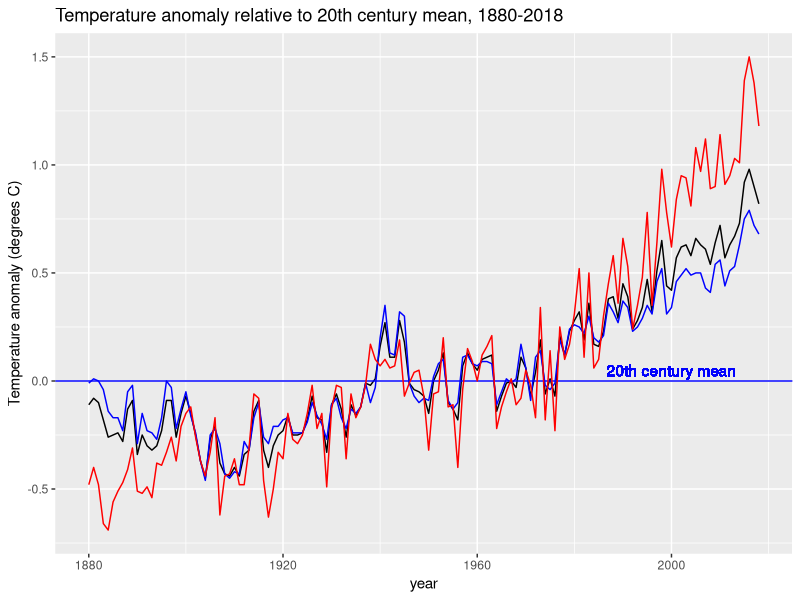
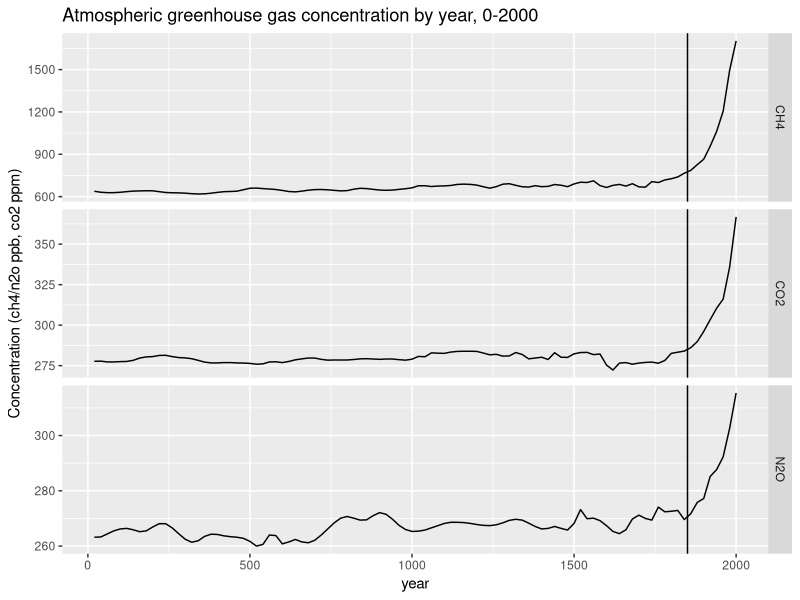
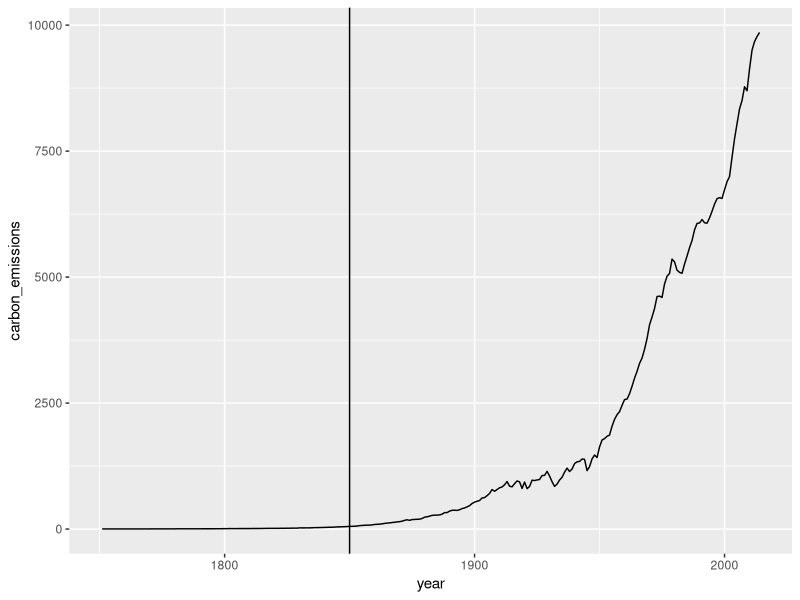
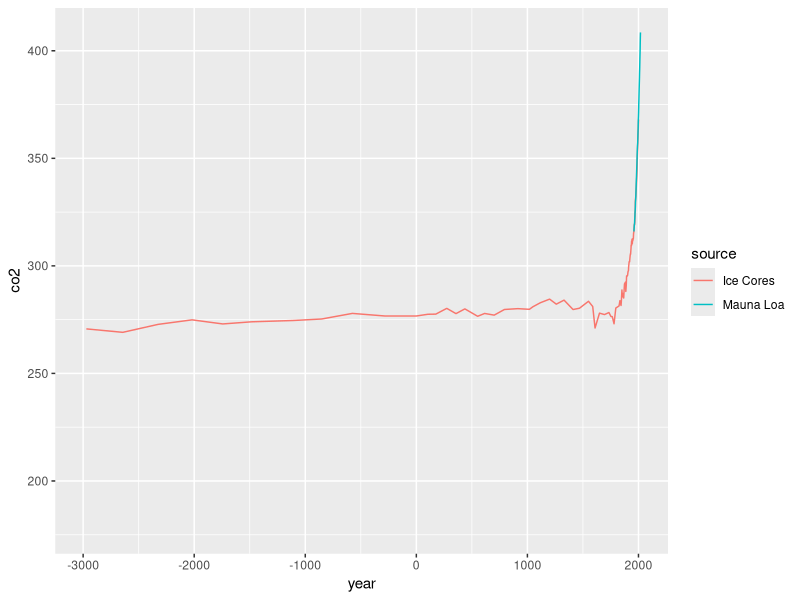

These figures' R source, in order:
library(tidyverse)
library(dslabs)
data(temp_carbon)
data(greenhouse_gases)
data(historic_co2)

temp_carbon %>% filter(!is.na(carbon_emissions)) %>% 
  .$year %>% min()

year <- temp_carbon %>% filter(!is.na(temp_anomaly)) %>% 
  .$year

temp <- temp_carbon %>% filter(!is.na(temp_anomaly)) %>% 
  .$temp_anomaly

temp[which.max(year)]-temp[which.min(year)]
max(year)
min(year)

p <- temp_carbon %>% filter(!is.na(temp_anomaly)) %>% 
  ggplot()+
  geom_line(aes(year, temp_anomaly))


p + ylab("Temperature anomaly (degrees C)") +
  ggtitle("Temperature anomaly relative to 20th century mean, 1880-2018") +
  geom_text(aes(x=2000, y=.05, label="20th century mean"), col = "blue") +
  geom_hline(aes(yintercept = 0), col = "blue") +
  geom_line(aes(year, ocean_anomaly), col = "blue") +
  geom_line(aes(year, land_anomaly), col = "red")

year[temp > 0]
year[temp < 0]
year[temp >= .5]

greenhouse_gases %>% ggplot(aes(year, concentration)) +
  geom_line() +
  facet_grid(gas ~ ., scales = "free") +
  geom_vline(xintercept = 1850) +
  ylab("Concentration (ch4/n2o ppb, co2 ppm)") +
  ggtitle("Atmospheric greenhouse gas concentration by year, 0-2000")

temp_carbon %>% filter(!is.na(carbon_emissions)) %>% 
  ggplot(aes(year, carbon_emissions)) +
  geom_line() +
  geom_vline(xintercept = 1850)

co2_time <- historic_co2 %>% ggplot(aes(year, co2, col = source)) +
  geom_line()

co2_time + scale_x_continuous(limits = c(-3000, 2018))
